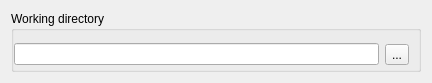
<?xml version="1.0" encoding="UTF-8"?>
<ui version="4.0">
 <class>WindLabGui::DlgRandomPhasesFromFile</class>
 <widget class="QWidget" name="WindLabGui::DlgRandomPhasesFromFile">
  <property name="geometry">
   <rect>
    <x>0</x>
    <y>0</y>
    <width>432</width>
    <height>83</height>
   </rect>
  </property>
  <property name="windowTitle">
   <string>Feature Parameters</string>
  </property>
  <property name="sizeGripEnabled" stdset="0">
   <bool>true</bool>
  </property>
  <layout class="QVBoxLayout" name="verticalLayout">
   <item>
    <layout class="QHBoxLayout" name="horizontalLayout_2">
     <item>
      <widget class="QGroupBox" name="gb_working_dir">
       <property name="title">
        <string>Working directory</string>
       </property>
       <layout class="QHBoxLayout" name="horizontalLayout_4">
        <property name="leftMargin">
         <number>0</number>
        </property>
        <property name="bottomMargin">
         <number>0</number>
        </property>
        <item>
         <widget class="QLineEdit" name="le_working_dir">
          <property name="enabled">
           <bool>true</bool>
          </property>
          <property name="readOnly">
           <bool>true</bool>
          </property>
         </widget>
        </item>
        <item>
         <widget class="QToolButton" name="tb_choose_working_dir">
          <property name="enabled">
           <bool>true</bool>
          </property>
          <property name="text">
           <string>...</string>
          </property>
         </widget>
        </item>
       </layout>
      </widget>
     </item>
    </layout>
   </item>
  </layout>
 </widget>
 <resources/>
 <connections/>
</ui>
